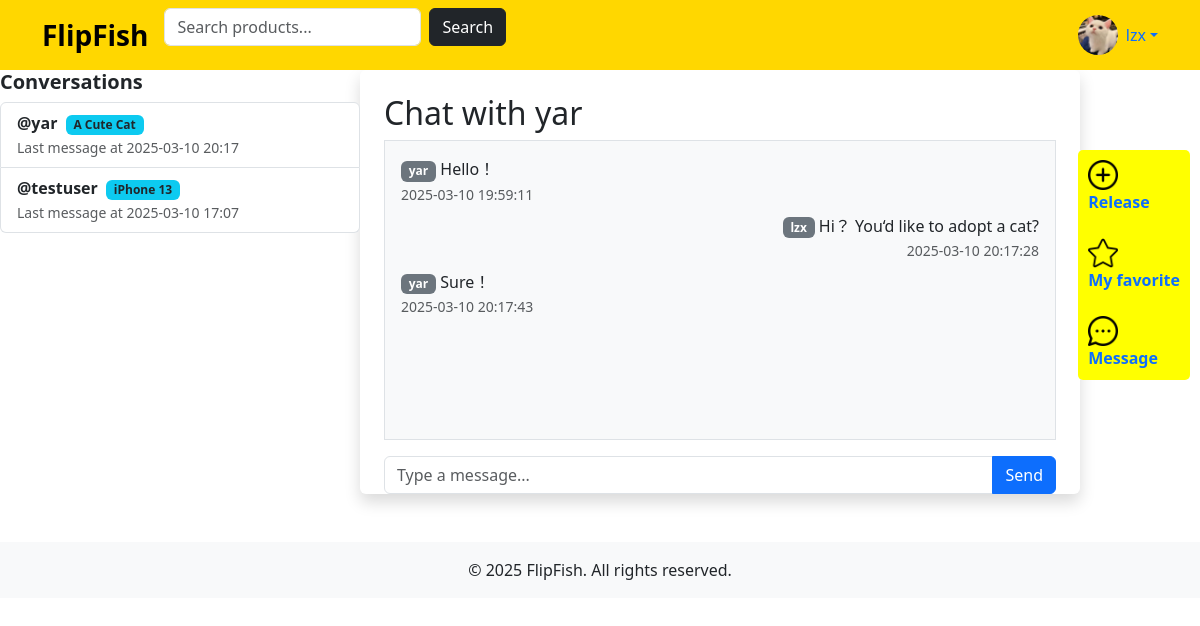
/message/chat/3/ (signed in), run on the app's committed database.
### apps/users/models.py (models this page shows)
class User(AbstractUser):
    phone = models.CharField(max_length=15, unique=True)
    address = models.TextField(blank=True, null=True)
    email = models.EmailField(unique=True, blank=True, null=True)
    profile_image = models.ImageField(upload_to="profile_images/", blank=True, null=True)
    balance = models.DecimalField(max_digits=10, decimal_places=2, default=0.00)  # 账户余额

### apps/listings/models.py (models this page shows, shortened)
class Product(models.Model):
    CATEGORY_CHOICES = [
        ('electronics', 'Electronics'),
        ('clothing', 'Clothing'),
        ('home', 'Home & Furniture'),
        ('books', 'Books'),
        ('vehicles', 'Vehicles'),
        ('others', 'Others'),
    ]
    title = models.CharField(max_length=255)
    description = models.TextField()
    price = models.DecimalField(max_digits=10, decimal_places=2)
    seller = models.ForeignKey('users.User', on_delete=models.CASCADE, related_name="products")
    category = models.CharField(max_length=50, choices=CATEGORY_CHOICES, default="others")
    created_at = models.DateTimeField(auto_now_add=True)
    updated_at = models.DateTimeField(auto_now=True)
    is_sold = models.BooleanField(default=False)

### apps/messagings/models.py (models this page shows)
class Message(models.Model):
    sender = models.ForeignKey('users.User', on_delete=models.CASCADE, related_name="sent_messages")
    receiver = models.ForeignKey('users.User', on_delete=models.CASCADE, related_name="received_messages")
    product = models.ForeignKey('listings.Product', on_delete=models.CASCADE, related_name="messages", null=True, blank=True)
    content = models.TextField()
    timestamp = models.DateTimeField(auto_now_add=True)
    is_read = models.BooleanField(default=False)

### apps/messagings/views.py (the view, shortened to what this page needs)
# urls.py: path('chat/<int:seller_id>/', chat_with_seller, name='chat_with_seller'),
@login_required
def chat_with_seller(request, seller_id=None, product_id=None):
    current_user = request.user
    if seller_id == current_user.id:
        messages.error(request, "You cannot chat with yourself.")
        return redirect("listings:product_detail", product_id)
    messages_qs = Message.objects.filter(
        Q(sender=current_user) | Q(receiver=current_user)
    ).select_related("sender", "receiver", "product")
    conversation_set = {}
    for msg in messages_qs:
        if msg.sender == current_user:
            other = msg.receiver
        else:
            other = msg.sender
        key = (other.id, msg.product.id if msg.product else None)
        if key not in conversation_set:
            conversation_set[key] = {
                "other_user": other,
                "product": msg.product,
                "last_timestamp": msg.timestamp
            }
        else:
            if msg.timestamp > conversation_set[key]["last_timestamp"]:
                conversation_set[key]["last_timestamp"] = msg.timestamp
    conversation_list = sorted(
        conversation_set.values(),
        key=lambda x: x["last_timestamp"],
        reverse=True
    )
    chat_messages = []
    seller = None
    product = None
    if seller_id:
        seller = get_object_or_404(User, pk=seller_id)
        if product_id:
            product = get_object_or_404(Product, pk=product_id)
        chat_qs = Message.objects.filter(
            (Q(sender=current_user, receiver=seller) | Q(sender=seller, receiver=current_user))
        )
        if product:
            chat_qs = chat_qs.filter(product=product)
        chat_messages = chat_qs.order_by("timestamp")
    return render(request, "chat.html", {
        "conversation_list": conversation_list,  # 左侧对话列表
        "seller": seller,                        # 右侧聊天对象
        "product": product,
        "chat_messages": chat_messages,
    })

### apps/messagings/templates/chat.html (shortened to what this page needs)
{% extends "base.html" %}
{% load static %}
{% block content %}
<div class="col-md-4">
    <h5 class="fw-bold">Conversations</h5>
    <div class="list-group">
        {% if conversation_list %}
            {% for convo in conversation_list %}
                <a href="{% if convo.product %}{% url 'messagings:chat_with_seller_product' convo.other_user.id convo.product.id %}{% else %}{% url 'messagings:chat_with_seller' convo.other_user.id %}{% endif %}"
                   class="list-group-item list-group-item-action {% if seller and seller.id == convo.other_user.id and product and product.id == convo.product.id %}active{% endif %}">
                    <div>
                        <strong>@{{ convo.other_user.username }}</strong>
                        {% if convo.product %}
                            <span class="badge bg-info text-dark ms-1">{{ convo.product.title }}</span>
                        {% endif %}
                    </div>
                    <small class="text-muted">
                        Last message at {{ convo.last_timestamp|date:"Y-m-d H:i" }}
                    </small>
                </a>
            {% endfor %}
        {% else %}
            <p>No conversations yet.</p>
        {% endif %}
    </div>
</div>
{% endblock %}
{% block main %}
<div class="container mt-4">
    <h2>Chat with {{ seller.username }}{% if product %} about "{{ product.title }}"{% endif %}</h2>
    <div class="bg-light border p-3 mb-3" style="height: 300px; overflow-y: auto;" id="message-box">
        {% if chat_messages %}
            {% for msg in chat_messages %}
                <div class="mb-2 {% if msg.sender == request.user %}text-end{% else %}text-start{% endif %}">
                    <span class="badge bg-secondary">{{ msg.sender.username }}</span>
                    <span>{{ msg.content }}</span><br>
                    <small class="text-muted">{{ msg.timestamp|date:"Y-m-d H:i:s" }}</small>
                </div>
            {% endfor %}
        {% else %}
            <p class="text-muted">No messages yet.</p>
        {% endif %}
    </div>
    <form method="POST">
        <div class="input-group">
            <input type="text" name="content" class="form-control" placeholder="Type a message...">
            <button class="btn btn-primary">Send</button>
        </div>
    </form>
</div>
{% endblock %}

### templates/base.html (shortened to what this page needs)
{% load static %}
<!DOCTYPE html>
<html lang="en">
<head>
    <link rel="stylesheet" href="https://cdn.jsdelivr.net/npm/bootstrap@5.3.0/dist/css/bootstrap.min.css">
</head>
<body>
<nav class="navbar navbar-expand-lg navbar-light">
    <div class="container">
        <a class="navbar-brand fw-bold fs-3" href="{% url 'listings:index' %}">FlipFish</a>
        <form method="GET" action="{% url 'listings:index' %}" class="d-flex mb-3">
            <input class="form-control me-2" type="search" placeholder="Search products..." name="q"
                   value="{{ request.GET.q }}">
            <button class="btn btn-dark" type="submit">Search</button>
        </form>
        <div class="ms-auto d-flex align-items-center">
            {% if user.is_authenticated %}
                <div class="dropdown">
                    <a class="d-flex align-items-center text-decoration-none dropdown-toggle" href="#" role="button"
                       id="userDropdown" data-bs-toggle="dropdown" aria-expanded="false">
                        {% if user.profile_image %}
                            <img src="{{ user.profile_image.url }}" alt="Profile Image" class="rounded-circle me-2"
                                 width="40" height="40">
                        {% else %}
                            <img src="{% static 'image/default-avatar.jpg' %}" alt="Default Avatar"
                                 class="rounded-circle me-2"
                                 width="40" height="40">
                        {% endif %}
                        <span>{{ user.username }}</span>
                    </a>
                </div>
            {% else %}
                <a class="btn btn-outline-dark me-2" href="{% url 'users:login' %}">Login</a>
                <a class="btn btn-dark" href="{% url 'users:register' %}">Sign Up</a>
            {% endif %}
        </div>
    </div>
</nav>
<div class="main-layout-container">
    {% block content %}{% endblock %}
    <main class="container bg - white p - 4 rounded shadow - sm">
        {% block main %}{% endblock %}
    </main>
</div>
<div class="favorite-sidebar">
    <img src="{% static 'image/add.png' %}" height="30">
    <br>
    <a href="{% url 'listings:new_product' %}" onclick="return checkLogin();"
       style="text-decoration: none;"><strong>Release</strong></a>
    <br><br>
    <img src="{% static 'image/favorite.png' %}" height="30">
    <br>
    <a href="{% url 'users:my_wishlist' %}" onclick="return checkLogin();" style="text-decoration: none;"><strong>My
        favorite</strong></a>
    <br><br>
    <img src="{% static 'image/messenger.png' %}" height="30"><br>
    <a href="{% url 'messagings:chat' %}" onclick="return checkLogin();" style="text-decoration: none;"><strong>Message</strong></a><br>
</div>
<footer class="py-3 bg-light text-center mt-5">
    <p class="mb-0">© 2025 FlipFish. All rights reserved.</p>
</footer>
</body>
</html>

### templates/base.html (style rules this page uses)
.navbar { background-color: #FFD700; }
.favorite-sidebar { position: fixed; right: 10px; top: 150px; background-color: yellow; padding: 10px; border-radius: 5px; }
.main-layout-container { display: flex; flex-direction: row; margin-right: 120px; }

### data on the page
User: username "lzx"
User: other_user.username "yar", product "A Cute Cat", last_timestamp "2025-03-10 20:17", username "yar"
User: other_user.username "testuser", product "iPhone 13", last_timestamp "2025-03-10 17:07"
Message: sender.username "yar", content "Hello！", timestamp "2025-03-10 19:59:11"
Message: sender.username "lzx", content "Hi？ You‘d like to adopt a cat?", timestamp "2025-03-10 20:17:28"
Message: sender.username "yar", content "Sure！", timestamp "2025-03-10 20:17:43"
